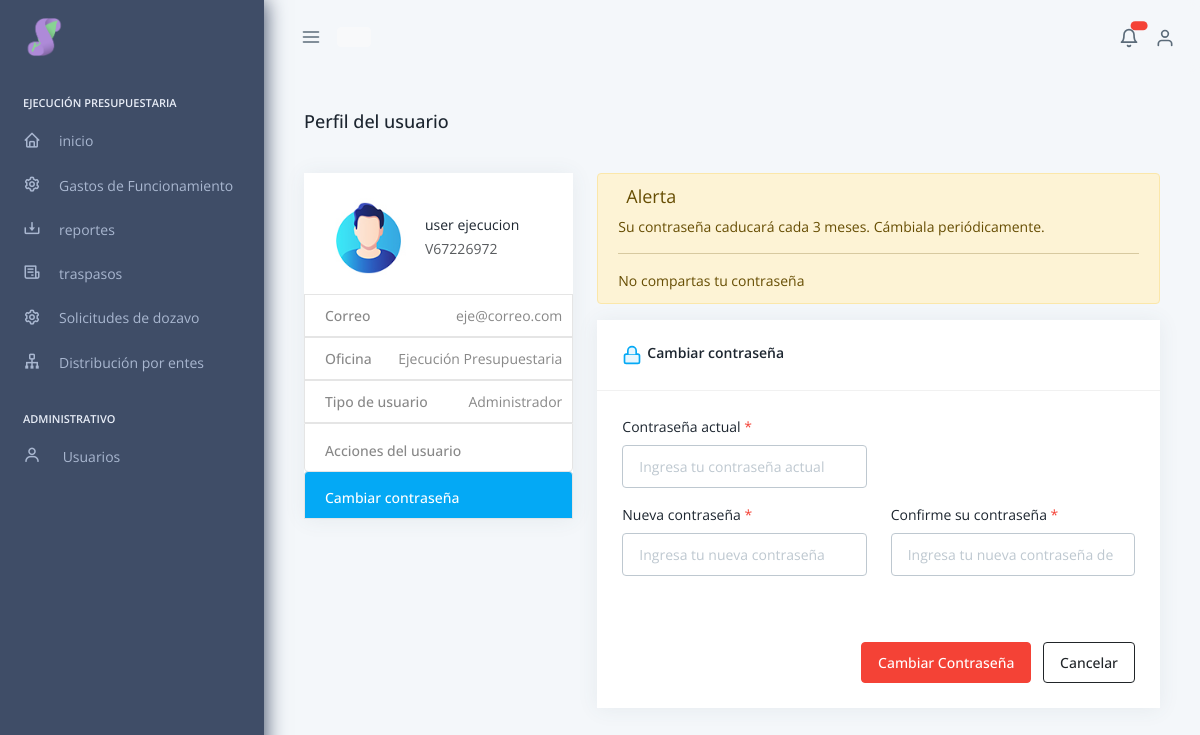
/front/mod_global/global_perfil (signed in), run on the app's committed database.
### tables this page shows
CREATE TABLE `menu` (
  `id` int(11) NOT NULL,
  `oficina` varchar(255) DEFAULT NULL,
  `categoria` varchar(255) DEFAULT NULL,
  `nombre` varchar(255) DEFAULT NULL,
  `dir` varchar(255) DEFAULT NULL,
  `icono` varchar(255) DEFAULT NULL
);

CREATE TABLE `system_users` (
  `u_id` int(11) NOT NULL,
  `u_nombre` varchar(255) DEFAULT NULL,
  `u_oficina_id` int(11) DEFAULT NULL,
  `u_oficina` varchar(255) DEFAULT NULL,
  `u_email` varchar(255) DEFAULT NULL,
  `u_contrasena` varchar(255) DEFAULT NULL,
  `creado` datetime DEFAULT current_timestamp(),
  `u_nivel` int(11) DEFAULT NULL,
  `u_status` int(11) NOT NULL DEFAULT 1,
  `u_cedula` varchar(255) DEFAULT NULL,
  `id_ente` int(255) NOT NULL DEFAULT 1
);

### back/sistema_global/session.php (called while the page is built, shortened)
<?php
if (!@$_SESSION["u_oficina"]) {
	session_destroy();
	header("Location: " . constant('URL'));
} else {
	$u_oficina_id = $_SESSION['u_oficina_id'];
}

### front/mod_global/global_perfil.php (the view, shortened to what this page needs)
<?php
require_once '../../back/sistema_global/session.php';
require_once '../../back/sistema_global/conexion.php';
$u_cedula = $_SESSION["u_cedula"];
$id_user = $_SESSION["u_id"];
$u_nombre = $_SESSION['u_nombre'];
$u_nivel = $_SESSION['u_nivel'];
$stmt = mysqli_prepare($conexion, "SELECT * FROM `system_users` WHERE u_id = ? LIMIT 1");
$stmt->bind_param('s', $id_user);
$stmt->execute();
$result = $stmt->get_result();
if ($result->num_rows > 0) {
  while ($row = $result->fetch_assoc()) {
    $u_email = $row['u_email'];
  }
}
?>
<!DOCTYPE html>
<html lang="es">
<head>
</head>
<?php require_once '../includes/header.php' ?>
<body data-pc-preset="preset-1" data-pc-sidebar-caption="true" data-pc-direction="ltr" data-pc-theme="light">
  <?php require_once '../includes/menu.php' ?>
  <?php require_once '../includes/top-bar.php' ?>
  <div class="pc-container">
    <div class="pc-content">
      <div class="page-header">
        <div class="page-block">
          <div class="row align-items-center">
            <div class="col-md-12">
              <div class="page-header-title">
                <h5 class="mb-0">Perfil del usuario</h5>
              </div>
            </div>
          </div>
        </div>
      </div>
      <div class="row">
        <div class="col-lg-4">
          <div class="card user-card user-card-1">
            <div class="card-body pb-0">
              <div class="d-flex user-about-block align-items-center mt-0 mb-3">
                <div class="flex-shrink-0">
                  <div class="position-relative d-inline-block"><img class="img-radius img-fluid wid-80" src="../../src/assets/images/user/avatar-2.jpg" alt="User image">
                  </div>
                </div>
                <div class="flex-grow-1 ms-3">
                  <h6 class="mb-1"><?php echo $u_nombre ?></h6>
                  <p class="mb-0 text-muted"><?php echo ($u_cedula ? 'V' . $u_cedula : '') ?></p>
                </div>
              </div>
            </div>
            <ul class="list-group list-group-flush">
              <li class="list-group-item"><span class="f-w-500"><i class="feather icon-mail m-r-10"></i>Correo</span> <a class="float-end text-body"><?php echo $u_email ?></a></li>
              <li class="list-group-item"><span class="f-w-500"><i class="feather icon-mail m-r-10"></i>Oficina</span> <a class="float-end text-body"><?php echo $oficinas[$u_oficina_id] ?></a></li>
              <li class="list-group-item"><span class="f-w-500"><i class="feather icon-mail m-r-10"></i>Tipo de usuario</span> <a class="float-end text-body"><?php echo ($u_nivel == 1 ? 'Administrador' : 'Estandar') ?></a></li>
            </ul>
            <div class="nav flex-column nav-pills list-group list-group-flush list-pills" id="user-set-tab" role="tablist" aria-orientation="vertical">
              <a class="nav-link list-group-item list-group-item-action " id="user-set-profile-tab" data-bs-toggle="pill" href="#user-set-profile" role="tab" aria-controls="user-set-profile" aria-selected="false" tabindex="-1"><span class="f-w-500 d-inline-flex align-items-center"><i class="mb-0 feather icon-user m-r-10 h5"></i>Acciones del usuario</span> <span class="float-end"><i class="feather icon-chevron-right"></i></span> </a>
              <a class="nav-link list-group-item list-group-item-action active" id="user-set-passwort-tab" data-bs-toggle="pill" href="#user-set-passwort" role="tab" aria-controls="user-set-passwort" aria-selected="true"><span class="f-w-500 d-inline-flex align-items-center">Cambiar contraseña</span> </a>
            </div>
          </div>
        </div>
        <div class="col-lg-8">
          <div class="tab-content" id="user-set-tabContent">
            <div class="tab-pane fade active show" id="user-set-passwort" role="tabpanel" aria-labelledby="user-set-passwort-tab">
              <div class="alert alert-warning" role="alert">
                <h5 class="alert-heading"><i class="feather icon-alert-circle me-2"></i>Alerta</h5>
                <p>Su contraseña caducará cada 3 meses. Cámbiala periódicamente.</p>
                <hr>
                <p class="mb-0">No compartas tu contraseña</p>
              </div>
              <div class="card">
                <div class="card-header">
                  <h5><span class="p-l-5">Cambiar contraseña</span></h5>
                </div>
                <div class="card-body">
                  <div class="row">
                    <div class="col-sm-6">
                      <div class="mb-3"><label class="form-label">Contraseña actual <span class="text-danger">*</span></label> <input id="current-pass" autocomplete="off" type="password" class="form-control" placeholder="Ingresa tu contraseña actual"> </div>
                    </div>
                  </div>
                  <div class="row">
                    <div class="col-sm-6">
                      <div class="mb-3"><label class="form-label">Nueva contraseña <span class="text-danger">*</span></label> <input id="new-pass" type="password" class="form-control" placeholder="Ingresa tu nueva contraseña"></div>
                    </div>
                    <div class="col-sm-6">
                      <div class="mb-3"><label class="form-label">Confirme su contraseña <span class="text-danger">*</span></label> <input id="new-pass-again" type="password" class="form-control" placeholder="Ingresa tu nueva contraseña de nuevo"></div>
                    </div>
                  </div>
                </div>
                <div class="card-footer text-end"><button class="btn btn-danger " id="btn-cambiar-pass">Cambiar Contraseña</button> <button class="btn btn-outline-dark ms-2" onclick="$('.form-control').val('')">Cancelar</button></div>
              </div>
            </div>
          </div>
        </div>
      </div>
    </div>
  </div>
</body>
</html>

### front/includes/header.php (shortened to what this page needs)
<!DOCTYPE html>
<html lang="es">
<head>
  <link rel="stylesheet" href="../../src/assets/css/style.css" id="main-style-link">
  <link rel="stylesheet" href="../../src/assets/css/style-preset.css">
  <link rel="stylesheet" href="../../src/assets/css/animate.min.css">
  <link href='https://unpkg.com/boxicons@2.1.4/css/boxicons.min.css' rel='stylesheet'>
  <link href='../src/assets/datatables/datatables.min.css' rel='stylesheet'>
</head>
</html>

### front/includes/menu.php (shortened to what this page needs)
<nav class="pc-sidebar">
  <div class="navbar-wrapper">
    <div class="m-header">
      <img src="../../src/assets/images/logo.png" width="40px" class="img-fluid logo-lg" alt="logo">
    </div>
    <div class="navbar-content">
      <ul class="pc-navbar">
        <?php
        require_once '../../back/sistema_global/conexion.php';
        $oficinas = [
          1 => 'Nomina',
          2 => 'Registro y control',
          3 => 'Relaciones laborales',
          4 => 'Formulación',
          5 => 'Ejecución Presupuestaria',
          6 => 'Entes',
          7 => 'Proyectos'
        ];
        echo ' <li class="pc-item pc-caption">
            <label>' . $oficinas[$_SESSION["u_oficina_id"]] . '</label>
            <i data-feather="sidebar"></i>
          </li>';
        $menu = [];
        $oficina = $_SESSION["u_oficina"];
        $stmt = mysqli_prepare($conexion, "SELECT * FROM `menu` WHERE oficina = ?");
        $stmt->bind_param('s', $oficina);
        $stmt->execute();
        $result = $stmt->get_result();
        if ($result->num_rows > 0) {
          while ($row = $result->fetch_assoc()) {
            $listar = ($_SESSION["u_nivel"] == 1 || isset($_SESSION['permisos'][$row['id']]));
            if ($listar) {
              $item = [
                "tipo" => "item",
                "categoria" => $row['categoria'],
                "icono" => $row['icono'] ?? 'bx-error',
                "enlace" => $row['dir'] ?? '#',
                "nombre" => $row['nombre'] ?? 'Sin nombre',
                "sub-item" => null
              ];
              if (is_null($row['categoria'])) {
                $menu[$row['id']] = $item;
              }
            }
          }
        }
        function generarMenu($menu)
        {
          $url_base = constant('URL') . 'front/';
          foreach ($menu as $item) {
            if ($item['tipo'] == 'item') {
              echo '<li class="pc-item">';
              echo '<a href="' . $url_base . htmlspecialchars($item['enlace']) . '" class="pc-link">';
              echo '<span class="pc-micon"><i class="bx ' . htmlspecialchars($item['icono']) . '"></i></span>';
              echo '<span class="pc-mtext">' . htmlspecialchars($item['nombre']) . '</span>';
              echo '</a>';
              echo '</li>';
            }
          }
        }
        generarMenu($menu);
        if ($_SESSION["u_nivel"] == '1') { ?>
          <li class="pc-item pc-caption">
            <label>Administrativo</label>
          </li>
          <li class="pc-item pc-hasmenu">
            <a href="#!" class="pc-link">
              <span class="pc-micon">
                <i class='bx bx-user'></i>
              </span>
              <span class="pc-mtext">Usuarios</span><span class="pc-arrow"><i class="ti ti-chevron-right"></i></span>
            </a>
          </li>
        <?php } ?>
      </ul>
    </div>
  </div>
</nav>

### front/includes/top-bar.php (shortened to what this page needs)
<header class="pc-header">
  <div class="header-wrapper">
    <div class="me-auto pc-mob-drp">
      <ul class="list-unstyled">
        <li class="pc-h-item pc-sidebar-collapse">
          <a href="#" class="pc-head-link ms-0" id="sidebar-hide">
            <i data-feather="menu"></i>
          </a>
        </li>
        <li class=" pc-h-item">
          <a class="pc-link btn btn-light" href="<?php
                                                  if ($_SESSION["u_oficina"] == 'nomina') {
                                                    echo constant('URL') . "front/mod_nomina/nom_tasa_vista";
                                                  } else {
                                                    echo '#';
                                                  }
                                                  ?> ">
          </a>
        </li>
      </ul>
    </div>
    <div class="ms-auto">
      <ul class="list-unstyled">
        <li class="pc-h-item">
          <div class="custom-dropdown custom-dropdown-toggle">
            <i data-feather="bell"></i>
            <span id="badge_notifications_number"
              class="position-absolute top-0 start-100 translate-middle badge rounded-pill text-bg-danger"><span class="visually-hidden">Notificaciones pendientes</span></span>
          </div>
        </li>
        <li class="pc-h-item ms-3">
          <div class="custom-dropdown custom-dropdown-toggle">
            <i data-feather="user"></i>
          </div>
        </li>
      </ul>
    </div>
  </div>
</header>

### data on the page
menu: nombre "inicio"
menu: nombre "Gastos de Funcionamiento"
menu: nombre "reportes"
menu: nombre "traspasos"
menu: nombre "Solicitudes de dozavo"
menu: nombre "Distribución por entes"
system_users: u_email "eje@correo.com"

### other printed values
$oficinas[$_SESSION["u_oficina_id"]] "EJECUCIÓN PRESUPUESTARIA"
$u_nombre "user ejecucion"
$u_cedula "67226972"
$oficinas[$u_oficina_id] "Ejecución Presupuestaria"
